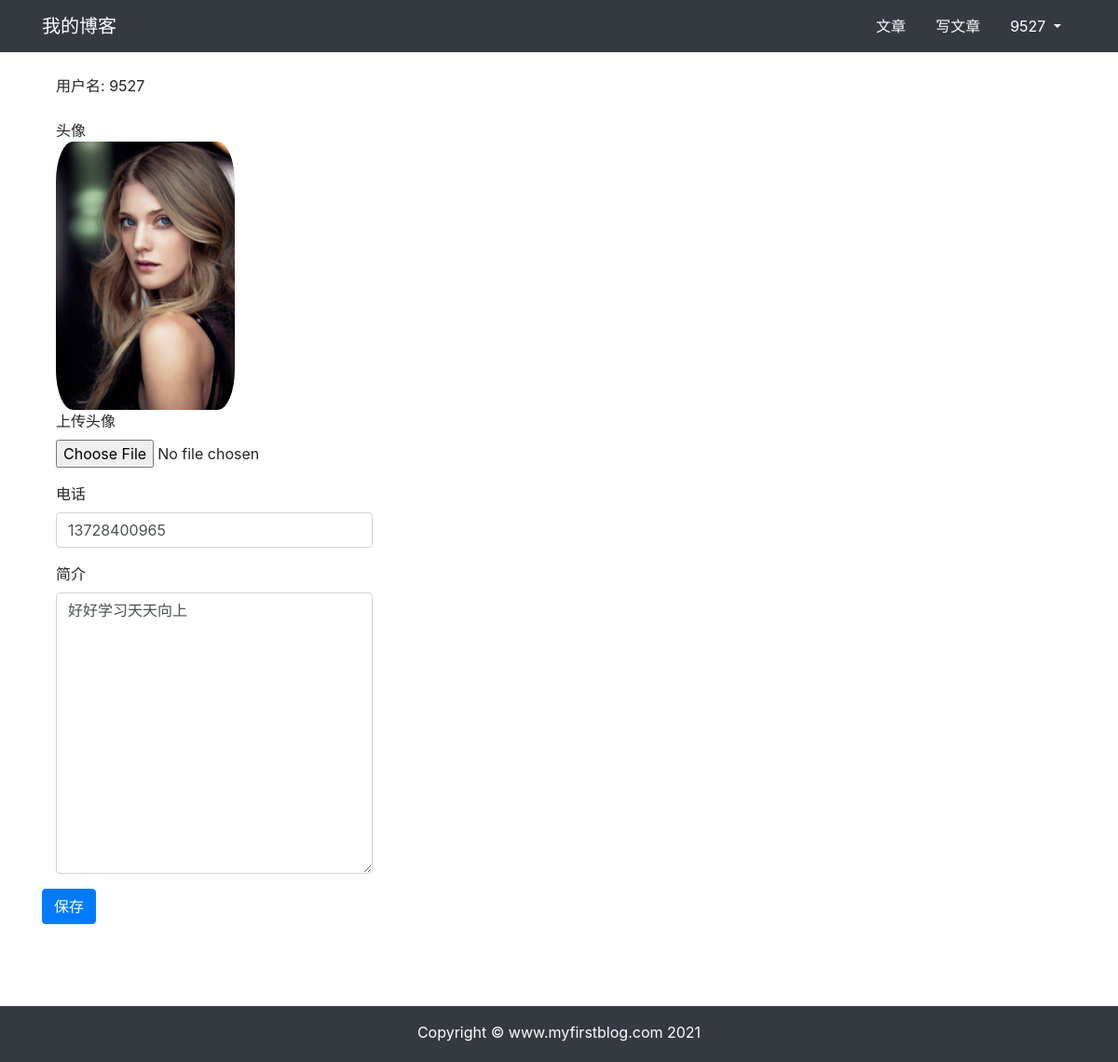
The page /user/edit/1/ (signed in) on the database its author committed.
### user/models.py (models this page shows, shortened)
class Profile(models.Model):
    user = models.OneToOneField(User, on_delete=models.CASCADE, related_name='profile')
    phone = models.CharField(max_length=20, blank=True)
    avatar = models.ImageField(upload_to='avatar/%Y%m%d/', blank=True)
    information = models.TextField(max_length=500, blank=True)

### user/views.py (the view)
# urls.py: path('edit/<int:id>/', views.profile_edit, name='edit'),
@login_required(login_url='/user/login/')
def profile_edit(request, id):
    user = User.objects.get(id=id)
    if Profile.objects.filter(user_id=id).exists():
        profile = Profile.objects.get(user_id=id)
    else:
        profile = Profile.objects.create(user=user)
    if request.method == 'POST':
        if request.user != user:
            return HttpResponse("你没有权限修改此用户信息。")
        profile_form = ProfileForm(request.POST, request.FILES)
        if profile_form.is_valid():
            profile_cd = profile_form.cleaned_data
            profile.phone = profile_cd['phone']
            profile.information = profile_cd['information']
            if 'avatar' in request.FILES:
                profile.avatar = profile_cd["avatar"]
            profile.save()
            return redirect("user:edit", id=id)
        else:
            return HttpResponse("注册表单输入有误。请重新输入~")
    elif request.method == 'GET':
        profile_form = ProfileForm()
        context = { 'profile_form': profile_form, 'profile': profile, 'user': user }
        return render(request, 'user/edit.html', context)
    else:
        return HttpResponse("请使用GET或POST请求数据")

### user/forms.py
class ProfileForm(forms.ModelForm):
    class Meta:
        model = Profile
        fields = ('phone', 'avatar', 'information')

### templates/user/edit.html (shortened to what this page needs)
{% extends "base.html" %} {% load static %}
{% block content %}
<div class="container">
    <div class="row">
        <div class="col-12">
            <br>
            <div class="col-md-4">用户名: {{ user.username }}</div>
            <br>
            {% if profile.avatar %}
                <div class="col-md-4">头像</div>
                <img src="{{ profile.avatar.url }}" style="max-width: 20%; border-radius: 15%;" class="col-md-4">
            {% else %}
                <h5 class="col-md-4">暂无头像</h5>
            {% endif %}
            <br>
            <form method="post" action="." enctype="multipart/form-data">
                <div class="form-group col-md-4">
                    <label for="avatar">上传头像</label>
                    <input type="file" class="form-control-file" name="avatar" id="avatar">
                </div>
                <div class="form-group col-md-4">
                    <label for="phone">电话</label>
                    <input type="text" class="form-control" id="phone" name="phone" value="{{ profile.phone }}">
                </div>
                <div class="form-group col-md-4">
                    <label for="information">简介</label>
                    <textarea type="text" class="form-control" id="information" name="information" rows="12">{{ profile.information }}</textarea>
                </div>
                <button type="submit" class="btn btn-primary">保存</button>
            </form>
        </div>
    </div>
</div>
{% endblock content %}

### templates/header.html (shortened to what this page needs)
{% load notifications_tags %}
<nav class="navbar navbar-expand-sm bg-dark navbar-dark">
    <div class="container">
      <a class="navbar-brand" href="{% url 'article:article_list' %}">我的博客</a>
      <ul class="nav nav-pills">
        <li class="nav-item">
            <a class="nav-link text-white" href="{% url 'article:article_list' %}">文章</a>
        </li>
        <li class="nav-item">
            <a class="nav-link text-white" href="{% url 'article:article_publish' %}">写文章</a>
        </li>
          {% if user.is_authenticated %}
          <li class="nav-item dropdown ">
              <a class="nav-link dropdown-toggle text-white" data-toggle="dropdown" href="#">
                  {{user.username}}
              </a>
        </li>
    {% else %}
        <li class="nav-item">
            <a class="nav-link text-white" href="{% url 'user:login' %}">登录</a>
        </li>
    {% endif %}
      </ul>
    </div>
  </nav>

### templates/base.html (style rules this page uses)
html, body { height: 100%; margin: 0; }

### rows shown on the page
Profile: avatar (picture), phone "13728400965", information "好好学习天天向上"

### other values the page prints
{{ user.username }} "9527"
